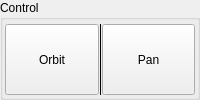
              <widget class="QGroupBox" name="control_group_box">
               <property name="maximumSize">
                <size>
                 <width>210</width>
                 <height>16777215</height>
                </size>
               </property>
               <property name="title">
                <string>Control</string>
               </property>
               <layout class="QHBoxLayout" name="horizontalLayout_44">
                <property name="spacing">
                 <number>0</number>
                </property>
                <property name="leftMargin">
                 <number>2</number>
                </property>
                <property name="topMargin">
                 <number>4</number>
                </property>
                <property name="rightMargin">
                 <number>2</number>
                </property>
                <property name="bottomMargin">
                 <number>2</number>
                </property>
                <item>
                 <widget class="QToolButton" name="orbit_button">
                  <property name="sizePolicy">
                   <sizepolicy hsizetype="Preferred" vsizetype="Preferred">
                    <horstretch>0</horstretch>
                    <verstretch>0</verstretch>
                   </sizepolicy>
                  </property>
                  <property name="minimumSize">
                   <size>
                    <width>77</width>
                    <height>32</height>
                   </size>
                  </property>
                  <property name="text">
                   <string>Orbit</string>
                  </property>
                  <property name="icon">
                   <iconset resource="../../resources.qrc">
                    <normaloff>:/icons/icons8-3d-rotate-48.png</normaloff>:/icons/icons8-3d-rotate-48.png</iconset>
                  </property>
                  <property name="iconSize">
                   <size>
                    <width>36</width>
                    <height>36</height>
                   </size>
                  </property>
                  <property name="checkable">
                   <bool>true</bool>
                  </property>
                  <property name="autoExclusive">
                   <bool>true</bool>
                  </property>
                  <property name="toolButtonStyle">
                   <enum>Qt::ToolButtonStyle::ToolButtonTextUnderIcon</enum>
                  </property>
                  <attribute name="buttonGroup">
                   <string notr="true">control_button_group</string>
                  </attribute>
                 </widget>
                </item>
                <item>
                 <widget class="Line" name="line_17">
                  <property name="frameShadow">
                   <enum>QFrame::Shadow::Plain</enum>
                  </property>
                  <property name="orientation">
                   <enum>Qt::Orientation::Vertical</enum>
                  </property>
                 </widget>
                </item>
                <item>
                 <widget class="QToolButton" name="pan_button">
                  <property name="sizePolicy">
                   <sizepolicy hsizetype="Preferred" vsizetype="Preferred">
                    <horstretch>0</horstretch>
                    <verstretch>0</verstretch>
                   </sizepolicy>
                  </property>
                  <property name="minimumSize">
                   <size>
                    <width>77</width>
                    <height>32</height>
                   </size>
                  </property>
                  <property name="text">
                   <string>Pan</string>
                  </property>
                  <property name="icon">
                   <iconset resource="../../resources.qrc">
                    <normaloff>:/icons/icons8-hand-48.png</normaloff>:/icons/icons8-hand-48.png</iconset>
                  </property>
                  <property name="iconSize">
                   <size>
                    <width>36</width>
                    <height>36</height>
                   </size>
                  </property>
                  <property name="checkable">
                   <bool>true</bool>
                  </property>
                  <property name="autoExclusive">
                   <bool>true</bool>
                  </property>
                  <property name="toolButtonStyle">
                   <enum>Qt::ToolButtonStyle::ToolButtonTextUnderIcon</enum>
                  </property>
                  <attribute name="buttonGroup">
                   <string notr="true">control_button_group</string>
                  </attribute>
                 </widget>
                </item>
               </layout>
              </widget>
